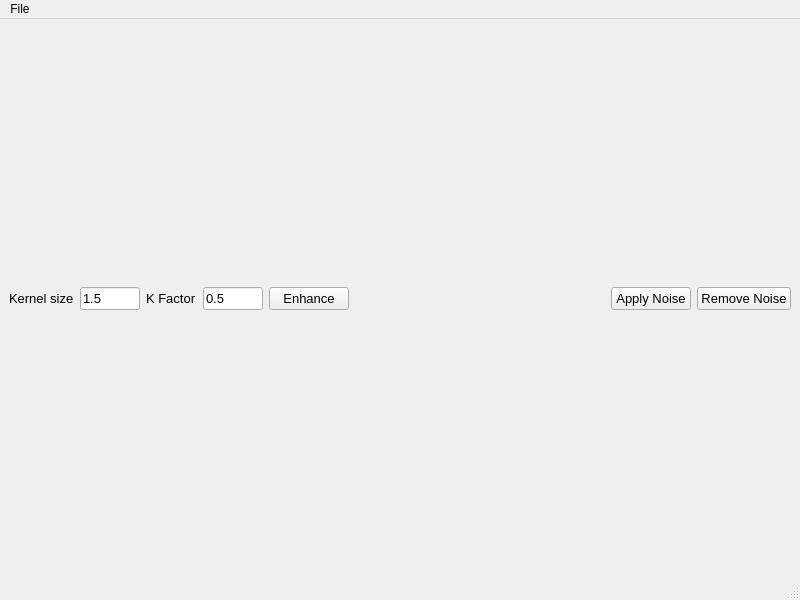
<?xml version="1.0" encoding="UTF-8"?>
<ui version="4.0">
 <class>MainWindow</class>
 <widget class="QMainWindow" name="MainWindow">
  <property name="geometry">
   <rect>
    <x>0</x>
    <y>0</y>
    <width>800</width>
    <height>600</height>
   </rect>
  </property>
  <property name="windowTitle">
   <string>MainWindow</string>
  </property>
  <widget class="QWidget" name="centralwidget">
   <layout class="QGridLayout" name="gridLayout">
    <item row="0" column="3">
     <widget class="QLineEdit" name="KeyFactorEdit">
      <property name="maximumSize">
       <size>
        <width>60</width>
        <height>16777215</height>
       </size>
      </property>
      <property name="font">
       <font>
        <pointsize>10</pointsize>
       </font>
      </property>
      <property name="text">
       <string>0.5</string>
      </property>
     </widget>
    </item>
    <item row="0" column="0">
     <widget class="QLabel" name="label">
      <property name="font">
       <font>
        <pointsize>10</pointsize>
       </font>
      </property>
      <property name="text">
       <string>Kernel size</string>
      </property>
     </widget>
    </item>
    <item row="0" column="2">
     <widget class="QLabel" name="label_2">
      <property name="font">
       <font>
        <pointsize>10</pointsize>
       </font>
      </property>
      <property name="text">
       <string>K Factor</string>
      </property>
     </widget>
    </item>
    <item row="0" column="5">
     <spacer name="horizontalSpacer">
      <property name="orientation">
       <enum>Qt::Horizontal</enum>
      </property>
      <property name="sizeHint" stdset="0">
       <size>
        <width>40</width>
        <height>20</height>
       </size>
      </property>
     </spacer>
    </item>
    <item row="0" column="7">
     <widget class="QPushButton" name="ApplyNoiseButton">
      <property name="font">
       <font>
        <pointsize>10</pointsize>
       </font>
      </property>
      <property name="text">
       <string>Apply Noise</string>
      </property>
     </widget>
    </item>
    <item row="0" column="1">
     <widget class="QLineEdit" name="KernelEdit">
      <property name="maximumSize">
       <size>
        <width>60</width>
        <height>16777215</height>
       </size>
      </property>
      <property name="font">
       <font>
        <pointsize>10</pointsize>
       </font>
      </property>
      <property name="text">
       <string>1.5</string>
      </property>
     </widget>
    </item>
    <item row="0" column="4">
     <widget class="QPushButton" name="pushButton">
      <property name="font">
       <font>
        <pointsize>10</pointsize>
       </font>
      </property>
      <property name="text">
       <string>Enhance</string>
      </property>
     </widget>
    </item>
    <item row="0" column="8">
     <widget class="QPushButton" name="pushButton_2">
      <property name="font">
       <font>
        <pointsize>10</pointsize>
       </font>
      </property>
      <property name="text">
       <string>Remove Noise</string>
      </property>
     </widget>
    </item>
    <item row="1" column="0" colspan="9">
     <layout class="QVBoxLayout" name="verticalLayout">
      <property name="sizeConstraint">
       <enum>QLayout::SetNoConstraint</enum>
      </property>
     </layout>
    </item>
   </layout>
  </widget>
  <widget class="QMenuBar" name="menubar">
   <property name="geometry">
    <rect>
     <x>0</x>
     <y>0</y>
     <width>800</width>
     <height>26</height>
    </rect>
   </property>
   <widget class="QMenu" name="menuFile">
    <property name="title">
     <string>File</string>
    </property>
    <addaction name="actionBrowse"/>
   </widget>
   <addaction name="menuFile"/>
  </widget>
  <widget class="QStatusBar" name="statusbar"/>
  <action name="actionBrowse">
   <property name="text">
    <string>Browse</string>
   </property>
  </action>
 </widget>
 <resources/>
 <connections/>
</ui>
